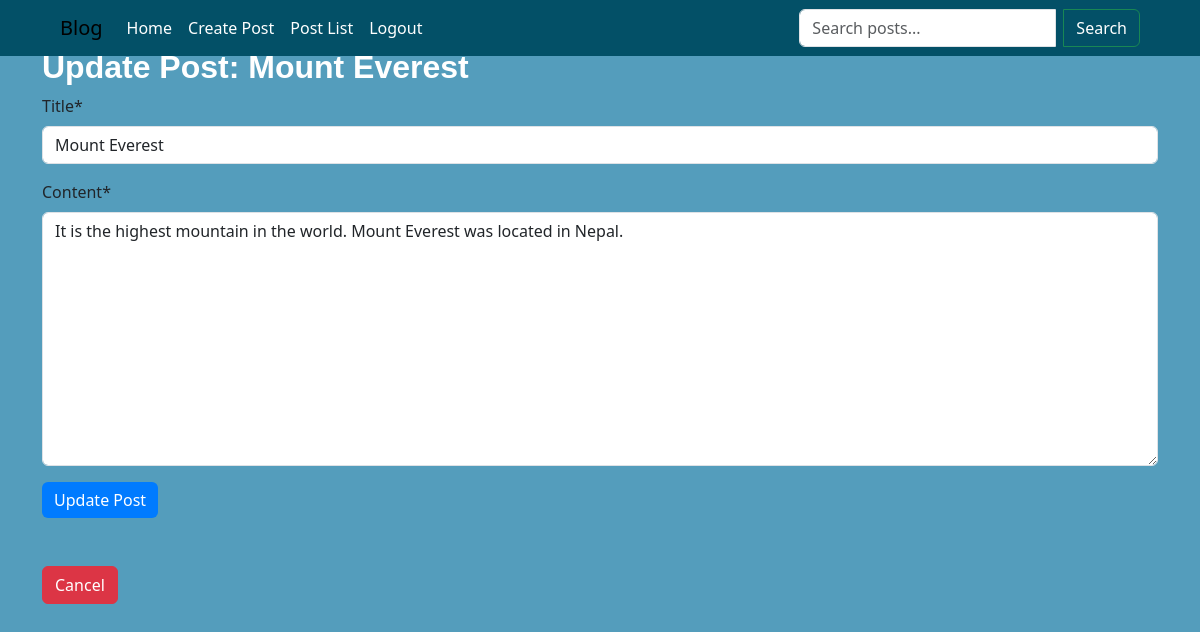
Screenshot of /blog/post_update/2 (signed in) with the database file from the repository.
### blogpost/models.py (models this page shows, shortened)
class Post(models.Model):
    title = models.CharField(max_length=200)
    content = models.TextField()
    author = models.ForeignKey(User, on_delete=models.CASCADE)
    timestamp = models.DateTimeField(auto_now_add=True)

### blogpost/views.py (the view)
# urls.py: path('post_update/<int:post_id>', post_update, name='post_update'),
@login_required
def post_update(request, post_id):
    post = Post.objects.get(id=post_id)
    if request.method == 'POST':
        form = PostForm(request.POST, request.FILES, instance=post)
        if form.is_valid():
            form.save()
            messages.success(request, 'Post updated successfully!')
            return redirect('blogpost:post_list')
    else:
        form = PostForm(instance=post)
    return render(request, 'blogpost/post_update.html', {'form':form, 'post':post})

### blogpost/forms.py
class PostForm(forms.ModelForm):
    class Meta:
        model = Post
        fields = ['title', 'content']

### templates/blogpost/post_update.html (shortened to what this page needs)
{% extends "base.html" %}
{% load crispy_forms_tags %}
{% block blogpost %}
<h2 class="text-white">Update Post: {{ post.title }}</h2>
<form method="post">
  {% csrf_token %} {{ form|crispy }}
  <button type="submit" class="btn btn-primary">Update Post</button>
</form>
<br>
<br>
<a href="{% url 'blogpost:post_detail' post.pk %}" class="btn btn-danger">Cancel</a>
{% endblock blogpost %}

### static/css/styles.css (style rules this page uses)
body { background-color: rgba(41, 132, 171, 0.795); }

### static/css/create.css (style rules this page uses)
h2 { font-family: 'Poppins', sans-serif; font-weight: 700; }
.btn-primary { background-color: #007bff; border: none; transition: background-color 0.3s ease; }

### rows the page displays
Post: title "Mount Everest", content "It is the highest mountain in the world. Mount Everest was located in Nepal."
